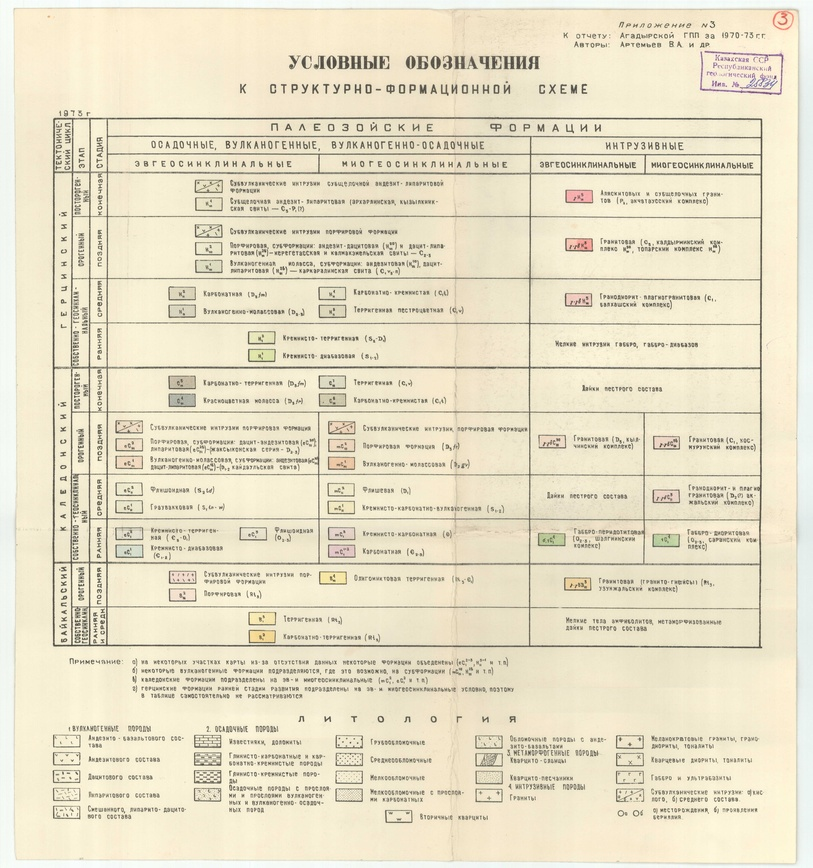
#> input picture data/3.jpg, 813 x 868 px, shrunk from 5388 x 5753 before the run
$ python -i preprocess.py   (imports and definitions only)
#> lines starting #> are read from the running program, lines starting #| are printed output that depends on the picture
"""
Шаг 3: Предобработка изображения карты.

Убираем шумы, выравниваем контраст.
Работает через OpenCV — не подстраивается под конкретную карту.
"""

import logging
import os

import cv2
import numpy as np

log = logging.getLogger(__name__)


def enhance(image_path: str, output_dir: str, suffix: str = "_enhanced") -> str:
    """
    Загружает изображение, применяет предобработку и сохраняет результат.

    Шаги:
      1. Шумоподавление (fastNlMeansDenoisingColored)
      2. CLAHE на L-канале в LAB-пространстве (равномерный контраст)
      3. Unsharp masking (резкость)

    Возвращает путь к сохранённому файлу.
    """
#> called with image_path = '../data/3.jpg', output_dir = 'out.png', suffix = '_enhanced'
    img = cv2.imread(image_path)
#> img is the input picture: shape (868, 813, 3); mean B, G, R 199.3, 224.1, 231.8
    if img is None:
        raise FileNotFoundError(f"Не удалось загрузить: {image_path}")

    h, w = img.shape[:2]
#> h = 868; w = 813
    log.info(f"    Загружено: {os.path.basename(image_path)} ({w}×{h}px)")

    # 1. Шумоподавление
    log.info("    → Шумоподавление (fastNlMeansDenoisingColored h=7)")
    denoised = cv2.fastNlMeansDenoisingColored(img, None, h=7, hColor=7,
                                                templateWindowSize=7,
                                                searchWindowSize=21)

    # 2. CLAHE по яркости (LAB-пространство)
    log.info("    → Контраст CLAHE (clipLimit=2.0, tileGrid=8×8)")
    lab = cv2.cvtColor(denoised, cv2.COLOR_BGR2LAB)
#> lab: shape (868, 813, 3); mean of channels 0, 1, 2 227.4, 126.5, 141.6
    l, a, b = cv2.split(lab)
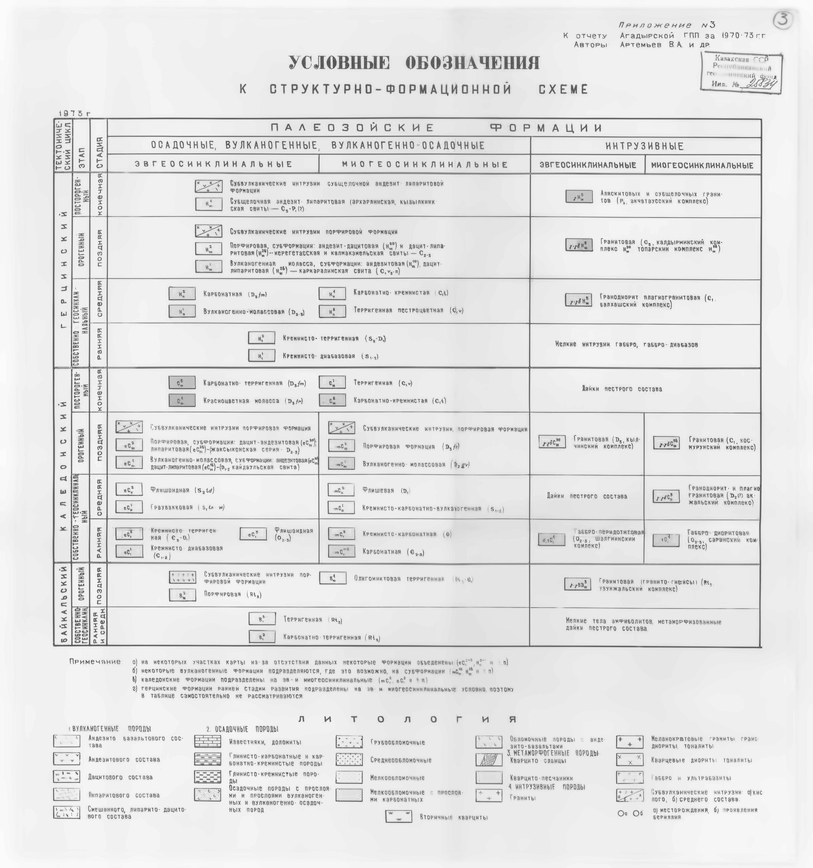
#> l: shape (868, 813); min 68, max 253, mean 227.4
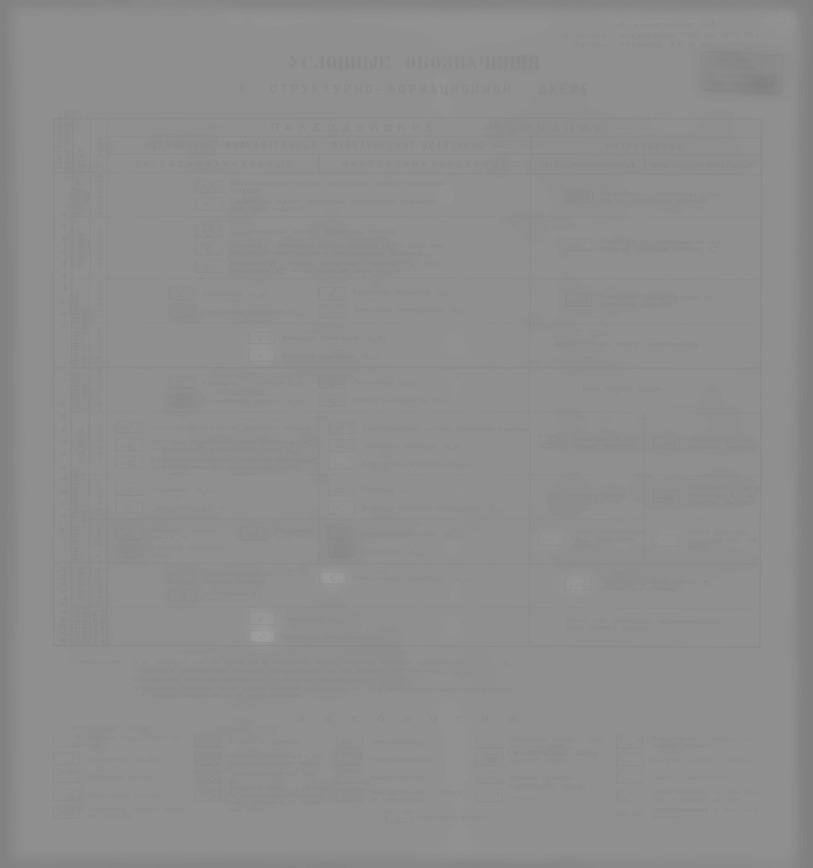
#> b: shape (868, 813); min 127, max 160, mean 141.6
    clahe = cv2.createCLAHE(clipLimit=2.0, tileGridSize=(8, 8))
    l_eq = clahe.apply(l)
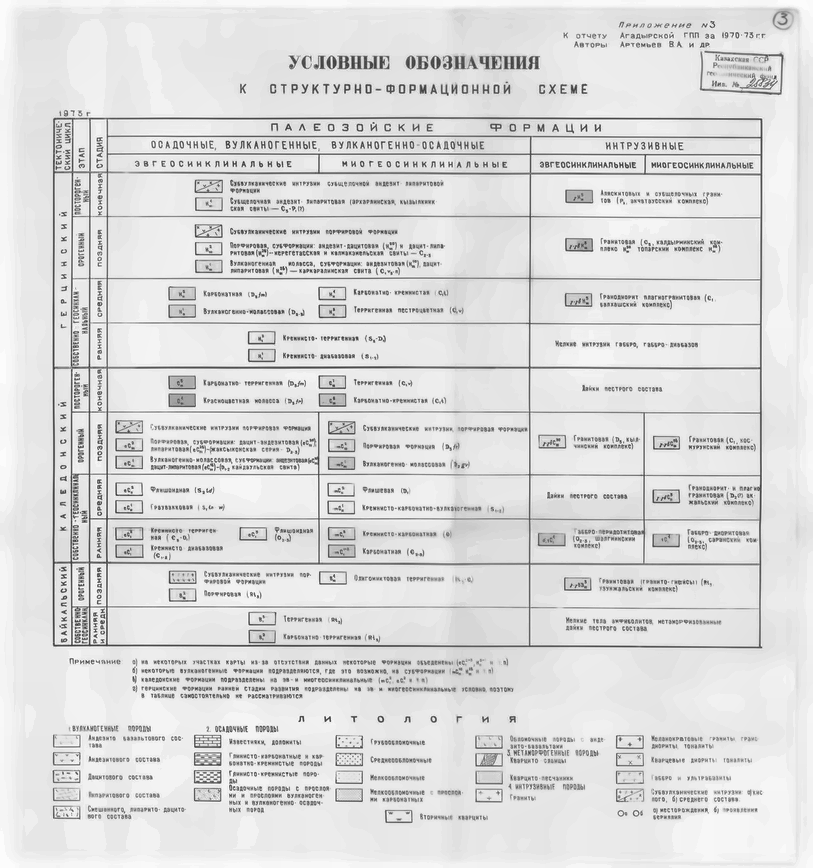
#> l_eq: shape (868, 813); min 46, max 254, mean 219.7
    lab_eq = cv2.merge([l_eq, a, b])
#> lab_eq: shape (868, 813, 3); mean of channels 0, 1, 2 219.7, 126.5, 141.6
    enhanced = cv2.cvtColor(lab_eq, cv2.COLOR_LAB2BGR)
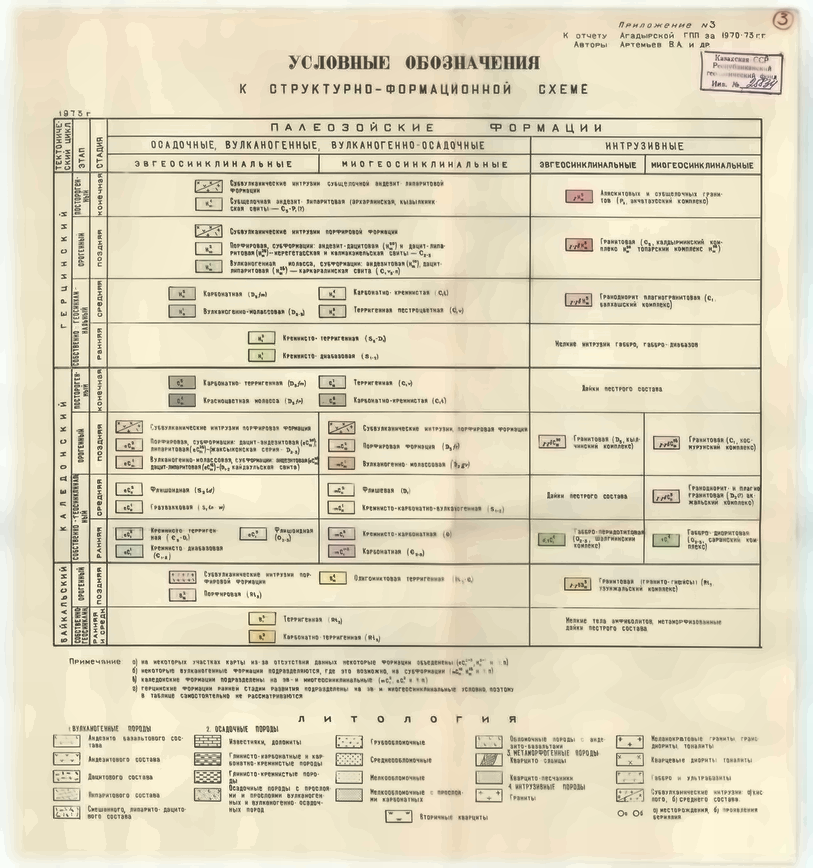
#> enhanced: shape (868, 813, 3); mean B, G, R 190.6, 216.2, 223.9

    # 3. Unsharp masking (выделяем детали)
    log.info("    → Повышение резкости (unsharp mask)")
    blurred = cv2.GaussianBlur(enhanced, (0, 0), sigmaX=1.5)
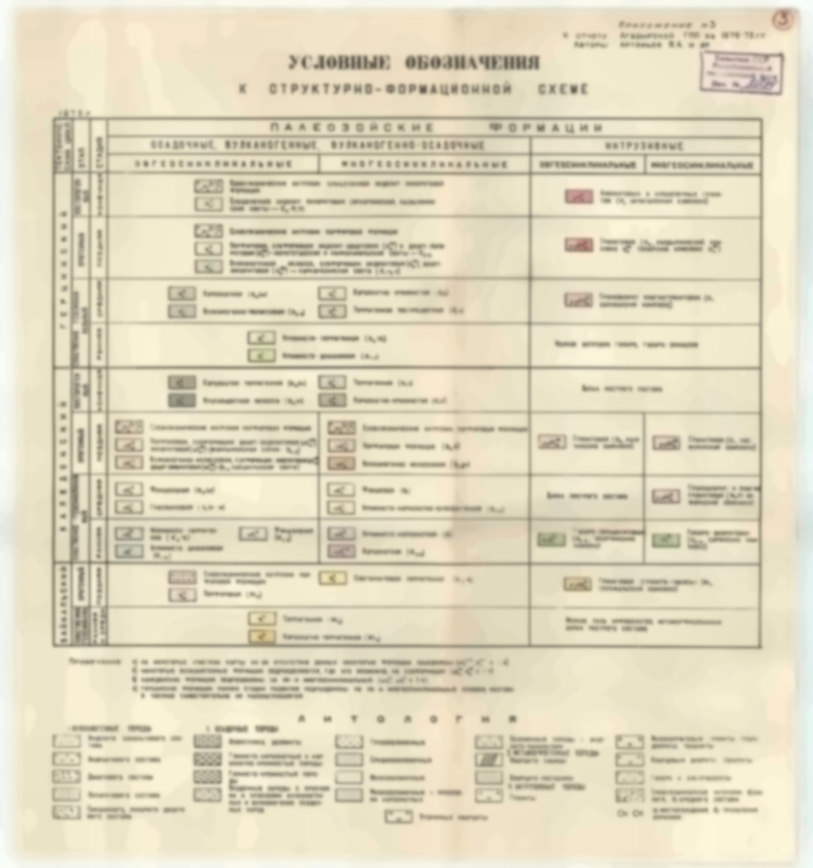
#> blurred: shape (868, 813, 3); mean B, G, R 190.6, 216.2, 223.9
    sharpened = cv2.addWeighted(enhanced, 1.5, blurred, -0.5, 0)

    # Сохраняем рядом с оригиналом
    base = os.path.splitext(os.path.basename(image_path))[0]
    ext = os.path.splitext(image_path)[1] or ".jpg"
    out_path = os.path.join(output_dir, f"{base}{suffix}{ext}")
    cv2.imwrite(out_path, sharpened, [cv2.IMWRITE_JPEG_QUALITY, 95])
    log.info(f"    Сохранено: {out_path}")

    return out_path

>>> result = enhance('../data/3.jpg', 'out.png')
